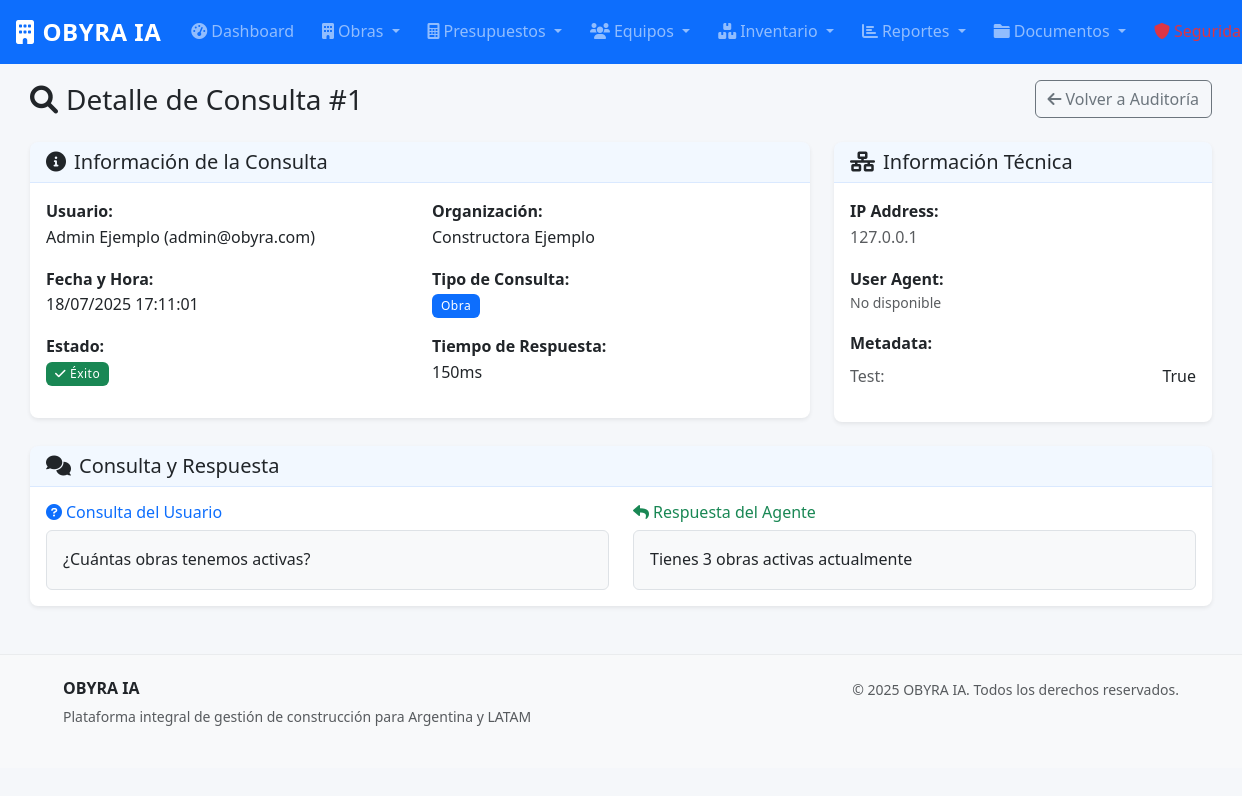
Screenshot of /super-admin/consulta/1 (signed in) with the database file from the repository.
### models.py (models this page shows, shortened)
class ConsultaAgente(db.Model):
    __tablename__ = 'consultas_agente'
    id = db.Column(db.Integer, primary_key=True)
    organizacion_id = db.Column(db.Integer, db.ForeignKey('organizaciones.id'), nullable=False)
    usuario_id = db.Column(db.Integer, db.ForeignKey('usuarios.id'), nullable=False)
    consulta_texto = db.Column(db.Text, nullable=False)
    respuesta_texto = db.Column(db.Text)
    tipo_consulta = db.Column(db.String(50))  # obra, presupuesto, inventario, usuario, general
    estado = db.Column(db.String(20), nullable=False)  # exito, error
    tiempo_respuesta_ms = db.Column(db.Integer)
    error_detalle = db.Column(db.Text)
    metadata_consulta = db.Column(db.Text)  # JSON con datos adicionales
    ip_address = db.Column(db.String(45))
    user_agent = db.Column(db.Text)
    fecha_consulta = db.Column(db.DateTime, default=datetime.utcnow)
    organizacion = db.relationship('Organizacion')
    usuario = db.relationship('Usuario')
    @property
    def metadata_dict(self):
        if self.metadata_consulta:
            try:
                return json.loads(self.metadata_consulta)
            except:
                return {}
        return {}

class Usuario(UserMixin, db.Model):
    __tablename__ = 'usuarios'
    id = db.Column(db.Integer, primary_key=True)
    nombre = db.Column(db.String(100), nullable=False)
    apellido = db.Column(db.String(100), nullable=False)
    email = db.Column(db.String(120), unique=True, nullable=False)
    telefono = db.Column(db.String(20))
    password_hash = db.Column(db.String(256), nullable=True)  # Nullable para usuarios de Google
    rol = db.Column(db.String(20), nullable=False, default='operario')  # administrador, tecnico, operario
    activo = db.Column(db.Boolean, default=True)
    auth_provider = db.Column(db.String(20), nullable=False, default='manual')  # manual, google
    google_id = db.Column(db.String(100), nullable=True)  # ID de Google para usuarios OAuth
    profile_picture = db.Column(db.String(500), nullable=True)  # URL de imagen de perfil de Google
    created_at = db.Column(db.DateTime, default=datetime.utcnow)
    fecha_creacion = db.Column(db.DateTime, default=datetime.utcnow)
    organizacion_id = db.Column(db.Integer, db.ForeignKey('organizaciones.id'), nullable=False)
    organizacion = db.relationship('Organizacion', back_populates='usuarios')
    obras_asignadas = db.relationship('AsignacionObra', back_populates='usuario', lazy='dynamic')
    registros_tiempo = db.relationship('RegistroTiempo', back_populates='usuario', lazy='dynamic')
    @property
    def nombre_completo(self):
        return f"{self.nombre} {self.apellido}"
    def puede_acceder_modulo(self, modulo):
        permisos = {
            'administrador': ['obras', 'presupuestos', 'equipos', 'inventario', 'reportes', 'asistente', 'cotizacion', 'documentos', 'seguridad'],
            'tecnico': ['obras', 'presupuestos', 'inventario', 'reportes', 'asistente', 'cotizacion', 'documentos', 'seguridad'],
            'operario': ['obras', 'inventario', 'asistente', 'documentos']
        }
        return modulo in permisos.get(self.rol, [])

class Organizacion(db.Model):
    __tablename__ = 'organizaciones'
    id = db.Column(db.Integer, primary_key=True)
    nombre = db.Column(db.String(200), nullable=False)
    fecha_creacion = db.Column(db.DateTime, default=datetime.utcnow)
    token_invitacion = db.Column(db.String(36), unique=True, nullable=False, default=lambda: str(uuid.uuid4()))
    activa = db.Column(db.Boolean, default=True)
    usuarios = db.relationship('Usuario', back_populates='organizacion', lazy='dynamic')
    obras = db.relationship('Obra', back_populates='organizacion', lazy='dynamic')
    inventario = db.relationship('ItemInventario', back_populates='organizacion', lazy='dynamic')
    presupuestos = db.relationship('Presupuesto', lazy='dynamic')

### agent_local.py (the view)
@agent_bp.route('/super-admin/consulta/<int:consulta_id>')
@login_required
def detalle_consulta(consulta_id):
    emails_superadmin = ['brenda@gmail.com', 'admin@obyra.com']
    if current_user.email not in emails_superadmin:
        return redirect(url_for('reportes.dashboard'))
    consulta = ConsultaAgente.query.get_or_404(consulta_id)
    return render_template('asistente/detalle_consulta.html', consulta=consulta)

### app.py (called while the page is built)
@login_manager.user_loader
def load_user(user_id):
    from models import Usuario
    return Usuario.query.get(int(user_id))

### templates/asistente/detalle_consulta.html (shortened to what this page needs)
{% extends "base.html" %}
{% block content %}
<div class="container-fluid">
    <div class="row">
        <div class="col-12">
            <div class="d-flex justify-content-between align-items-center mb-4">
                <h1 class="h3 mb-0">
                    <i class="fas fa-search me-2"></i>Detalle de Consulta #{{ consulta.id }}
                </h1>
                <a href="{{ url_for('agent_local.auditoria_consultas') }}" class="btn btn-outline-secondary">
                    <i class="fas fa-arrow-left me-1"></i>Volver a Auditoría
                </a>
            </div>
        </div>
    </div>
    <div class="row mb-4">
        <div class="col-lg-8">
            <div class="card">
                <div class="card-header">
                    <h5 class="card-title mb-0">
                        <i class="fas fa-info-circle me-2"></i>Información de la Consulta
                    </h5>
                </div>
                <div class="card-body">
                    <div class="row">
                        <div class="col-md-6">
                            <strong>Usuario:</strong>
                            <p>{{ consulta.usuario.nombre_completo }} ({{ consulta.usuario.email }})</p>
                        </div>
                        <div class="col-md-6">
                            <strong>Organización:</strong>
                            <p>{{ consulta.organizacion.nombre }}</p>
                        </div>
                        <div class="col-md-6">
                            <strong>Fecha y Hora:</strong>
                            <p>{{ consulta.fecha_consulta.strftime('%d/%m/%Y %H:%M:%S') }}</p>
                        </div>
                        <div class="col-md-6">
                            <strong>Tipo de Consulta:</strong>
                            <p><span class="badge bg-primary">{{ consulta.tipo_consulta|title }}</span></p>
                        </div>
                        <div class="col-md-6">
                            <strong>Estado:</strong>
                            <p>
                                {% if consulta.estado == 'exito' %}
                                <span class="badge bg-success">
                                    <i class="fas fa-check me-1"></i>Éxito
                                </span>
                                {% else %}
                                <span class="badge bg-danger">
                                    <i class="fas fa-times me-1"></i>Error
                                </span>
                                {% endif %}
                            </p>
                        </div>
                        <div class="col-md-6">
                            <strong>Tiempo de Respuesta:</strong>
                            <p>{{ consulta.tiempo_respuesta_ms }}ms</p>
                        </div>
                    </div>
                </div>
            </div>
        </div>
        <div class="col-lg-4">
            <div class="card">
                <div class="card-header">
                    <h5 class="card-title mb-0">
                        <i class="fas fa-network-wired me-2"></i>Información Técnica
                    </h5>
                </div>
                <div class="card-body">
                    <div class="mb-3">
                        <strong>IP Address:</strong>
                        <p class="text-muted">{{ consulta.ip_address or 'No disponible' }}</p>
                    </div>
                    <div class="mb-3">
                        <strong>User Agent:</strong>
                        <p class="text-muted small">{{ consulta.user_agent or 'No disponible' }}</p>
                    </div>
                    {% if consulta.metadata_dict %}
                    <div class="mb-3">
                        <strong>Metadata:</strong>
                        <div class="mt-2">
                            {% for key, value in consulta.metadata_dict.items() %}
                            <div class="d-flex justify-content-between">
                                <span class="text-muted">{{ key|title }}:</span>
                                <span>{{ value }}</span>
                            </div>
                            {% endfor %}
                        </div>
                    </div>
                    {% endif %}
                </div>
            </div>
        </div>
    </div>
    <div class="row">
        <div class="col-12">
            <div class="card">
                <div class="card-header">
                    <h5 class="card-title mb-0">
                        <i class="fas fa-comments me-2"></i>Consulta y Respuesta
                    </h5>
                </div>
                <div class="card-body">
                    <div class="row">
                        <div class="col-lg-6">
                            <h6 class="text-primary">
                                <i class="fas fa-question-circle me-1"></i>Consulta del Usuario
                            </h6>
                            <div class="p-3 bg-light border rounded">
                                <p class="mb-0">{{ consulta.consulta_texto }}</p>
                            </div>
                        </div>
                        <div class="col-lg-6">
                            <h6 class="text-success">
                                <i class="fas fa-reply me-1"></i>Respuesta del Agente
                            </h6>
                            <div class="p-3 bg-light border rounded">
                                {% if consulta.respuesta_texto %}
                                <div>{{ consulta.respuesta_texto|safe }}</div>
                                {% else %}
                                <p class="text-muted mb-0">Sin respuesta registrada</p>
                                {% endif %}
                            </div>
                        </div>
                    </div>
                </div>
            </div>
        </div>
    </div>
</div>
{% endblock %}

### static/css/style.css (style rules this page uses)
:root { --primary-color: #0d6efd; --secondary-color: #6c757d; --success-color: #198754; --warning-color: #ffc107; --danger-color: #dc3545; --info-color: #0dcaf0; --dark-color: #212529; --light-color: #f8f9fa; --construction-orange: #ff6900; --construction-yellow: #ffb000; --construction-blue: #003f5c; --construction-gray: #464646; --shadow-sm: 0 0.125rem 0.25rem rgba(0, 0, 0, 0.075); --shadow: 0 0.5rem 1rem rgba(0, 0, 0, 0.15); --shadow-lg: 0 1rem 3rem rgba(0, 0, 0, 0.175); --border-radius: 0.375rem; --border-radius-lg: 0.5rem; --border-radius-xl: 1rem; }
body { font-family: 'Segoe UI', Tahoma, Geneva, Verdana, sans-serif; line-height: 1.6; color: var(--dark-color); background-color: #f5f7fa; margin: 0; padding: 0; }
html { margin: 0; padding: 0; }
* { box-sizing: border-box; }
.container-fluid { padding-left: 15px; padding-right: 15px; }
.card { border: none; border-radius: var(--border-radius-lg); box-shadow: var(--shadow-sm); transition: all 0.3s ease; }
.card-header { background-color: rgba(var(--bs-primary-rgb), 0.05); border-bottom: 1px solid rgba(var(--bs-primary-rgb), 0.1); border-radius: var(--border-radius-lg) var(--border-radius-lg) 0 0 !important; font-weight: 600; }
.btn { border-radius: var(--border-radius); font-weight: 500; transition: all 0.3s ease; position: relative; overflow: hidden; }
.badge { font-weight: 500; letter-spacing: 0.5px; padding: 0.5em 0.75em; border-radius: var(--border-radius); }

### rows the page displays
ConsultaAgente: id "1", fecha_consulta "18/07/2025 17:11:01", tipo_consulta "Obra", tiempo_respuesta_ms "150", ip_address "127.0.0.1", user_agent "No disponible", consulta_texto "¿Cuántas obras tenemos activas?", respuesta_texto "Tienes 3 obras activas actualmente"
Usuario: usuario.nombre_completo "Admin Ejemplo", usuario.email "admin@obyra.com"
Organizacion: organizacion.nombre "Constructora Ejemplo"

### other values shown
{{ key|title }} "Test"
{{ value }} "True"
